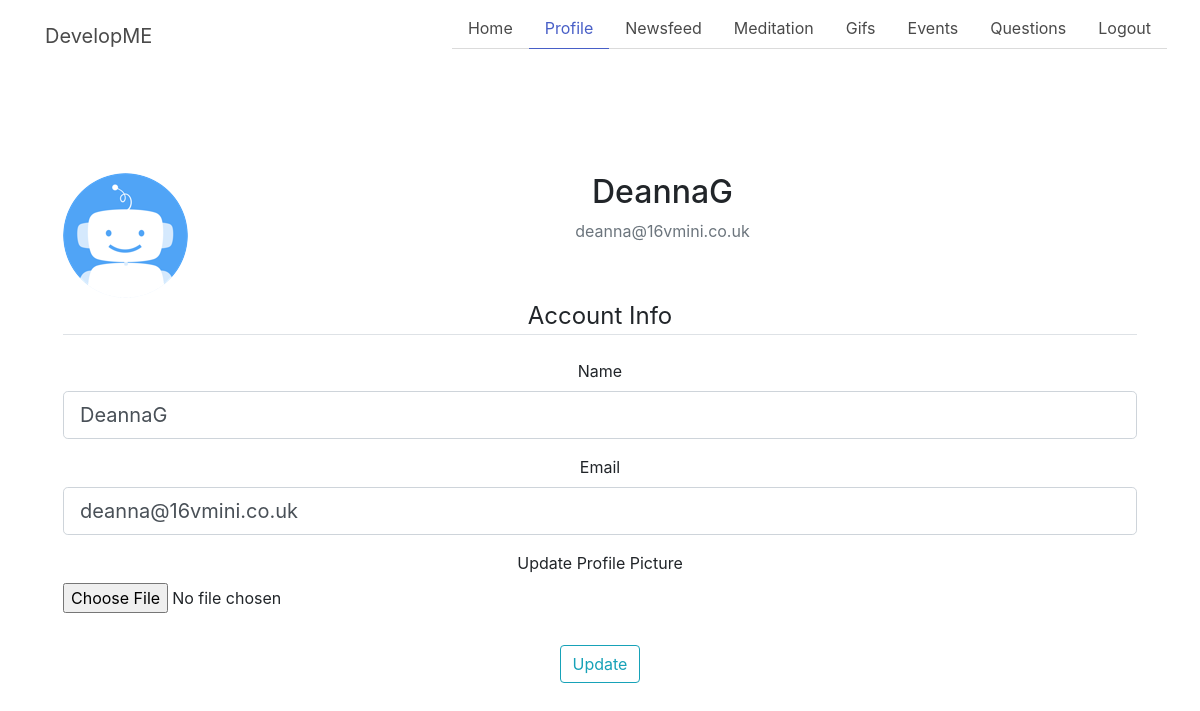
The app's page /profile (signed in), older data.
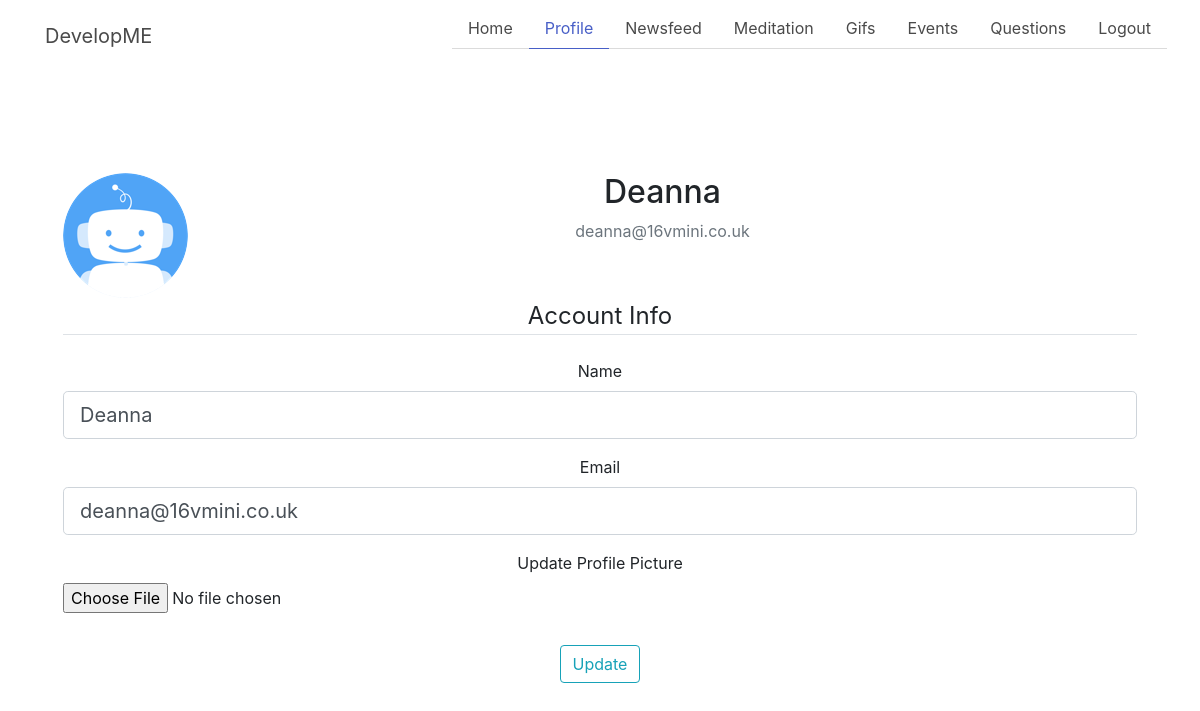
The same page, newer data.
### developme/models.py (models this page shows)
class User(UserMixin, db.Model):
    id = db.Column(db.Integer, primary_key=True) # primary keys are required by SQLAlchemy
    email = db.Column(db.String(100), unique=True)
    password = db.Column(db.String(100))
    name = db.Column(db.String(1000))
    image_file = db.Column(db.String(100), nullable=False, default='default.jpg')

### developme/main.py (the view)
@main.route("/profile", methods=['GET', 'POST'])
@login_required
def profile():
    form = UpdateAccountForm()
    if form.validate_on_submit():
        if form.picture.data:
            picture_file = save_picture(form.picture.data)
            current_user.image_file = picture_file
        current_user.name = form.name.data
        current_user.email = form.email.data
        db.session.commit()
        flash('Your account has been updated!', 'success')
        return redirect(url_for('main.profile'))
    elif request.method == 'GET':
        form.name.data = current_user.name
        form.email.data = current_user.email
    image_file = url_for('static', filename='profile_pics/' + current_user.image_file)
    return render_template('profile.html', title='Profile',
                           image_file=image_file, form=form)

### developme/forms.py (shortened to what this page needs)
class UpdateAccountForm(FlaskForm):
    name = StringField('Name',
                           validators=[DataRequired(), Length(min=2, max=100)])
    email = StringField('Email',
                        validators=[DataRequired(), Email()])
    picture = FileField('Update Profile Picture', validators=[FileAllowed(['jpg', 'png'])])
    submit = SubmitField('Update')

### developme/templates/profile.html (shortened to what this page needs)
{% extends "base.html" %}
{% set active_page = "profile" %}
{% block content %}
<div class="content-section">
      <div class="media">
        <img class="rounded-circle account-img" src="{{ image_file }}">
        <div class="media-body">
          <h2 class="account-heading">{{ current_user.name }}</h2>
          <p class="text-secondary">{{ current_user.email }}</p>
        </div>
      </div>
        <form method="POST" action="" enctype="multipart/form-data">
            <fieldset class="form-group">
                <legend class="border-bottom mb-4">Account Info</legend>
                <div class="form-group">
                    {{ form.name.label(class="form-control-label") }}
                    {% if form.name.errors %}
                        {{ form.name(class="form-control form-control-lg is-invalid") }}
                        <div class="invalid-feedback">
                            {% for error in form.name.errors %}
                                <span>{{ error }}</span>
                            {% endfor %}
                        </div>
                    {% else %}
                        {{ form.name(class="form-control form-control-lg") }}
                    {% endif %}
                </div>
                <div class="form-group">
                    {{ form.email.label(class="form-control-label") }}
                    {% if form.email.errors %}
                        {{ form.email(class="form-control form-control-lg is-invalid") }}
                        <div class="invalid-feedback">
                            {% for error in form.email.errors %}
                                <span>{{ error }}</span>
                            {% endfor %}
                        </div>
                    {% else %}
                        {{ form.email(class="form-control form-control-lg") }}
                    {% endif %}
                </div>
                <div class="form-group">
                    {{ form.picture.label() }}
                    {{ form.picture(class="form-control-file") }}
                </div>
            </fieldset>
            <div class="form-group">
                {{ form.submit(class="btn btn-outline-info") }}
            </div>
        </form>
    </div>
{% endblock %}

### developme/templates/base.html (shortened to what this page needs)
<!DOCTYPE html>
<html>
<head>
    <link rel="stylesheet" href="https://cdnjs.cloudflare.com/ajax/libs/bulma/0.7.2/css/bulma.min.css" />
    <link rel="stylesheet" href="https://stackpath.bootstrapcdn.com/bootstrap/4.3.1/css/bootstrap.min.css">
</head>
<body>
    <section class="hero is-fullheight">
        <div class="hero-head">
          <nav class="navbar">
              <div class="container">
                  <div class="navbar-brand">
                      <a href="{{ url_for('main.index') }}" class="navbar-item">
                          DevelopME
                      </a>
                  </div>
                  <div id="navbarMenu" class="navbar-menu">
                      <div class="navbar-end">
                          <div class="tabs is-right">
                              <ul>
                                  {% if current_user.is_authenticated %}
                                  <li class="{{ 'is-active' if active_page == "index" else '' }}">
                                    <a href="{{ url_for('main.index') }}" class="navbar-item">Home</a>
                                  </li>
                                  <li class="{{ 'is-active' if active_page == "profile" else '' }}">
                                    <a href="{{ url_for('main.profile') }}" class="navbar-item">Profile</a>
                                  </li>
                                  <li class="{{ 'is-active' if active_page == "newsfeed" else '' }}">
                                    <a href="{{ url_for('newsfeed.tweets') }}" class="navbar-item">Newsfeed</a>
                                  </li>
                                  <li class="{{ 'is-active' if active_page == "meditation" else '' }}">
                                    <a href="{{ url_for('meditation.timer') }}" class="navbar-item">Meditation</a>
                                  </li>
                                  <li class="{{ 'is-active' if active_page == "gifs" else '' }}">
                                    <a href="{{ url_for('main.giphy') }}" class="navbar-item">Gifs</a>
                                  </li>
                                  <li class="{{ 'is-active' if active_page == "events" else '' }}">
                                    <a href="{{ url_for('events.list') }}" class="navbar-item">Events</a>
                                  </li>
                                  <li class="{{ 'is-active' if active_page == "questions" else '' }}">
                                    <a href="{{ url_for('main.questions') }}" class="navbar-item">Questions</a>
                                  </li>
                                  {% endif %}
                                  {% if current_user.is_authenticated %}
                                  <li class="{{ 'is-active' if active_page == "logout" else '' }}">
                                    <a href="{{ url_for('auth.logout') }}" class="navbar-item">Logout</a>
                                  </li>
                                  {% endif %}
                              </ul>
                          </div>
                      </div>
                  </div>
              </div>
            </nav>
        </div>
        <div class="hero-body">
            <div class="container has-text-centered">
               {% block content %}
               {% endblock %}
            </div>
        </div>
    </section>
</body>
</html>

Row changes from the older to the newer data that the page shows:
changed User "deanna@16vmini.co.uk": name "DeannaG" → "Deanna"
